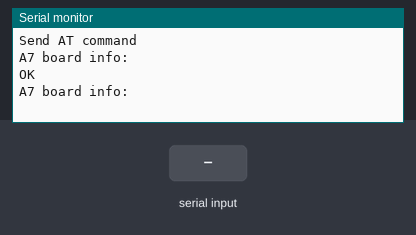
Bench run of a sketch on a simulated Arduino Uno, built with avr-gcc and run on an emulated ATmega328P. Shown: the last lines printed to the serial monitor. The test bench sets the inputs (shaded band). The modem accepts every AT command (registered, SIM ready, sends succeed) and sends nothing else.

Above: at 16.4 s.
16.5 s: "1" received over the second serial link
At 17.8 s:
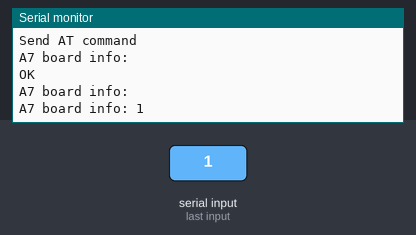
18.0 s: "0" received over the second serial link
At 19.4 s:
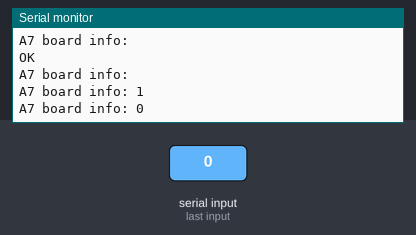
19.5 s: "2" received over the second serial link
At 22.6 s:
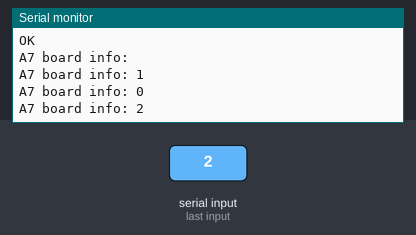

The sketch:

sketch_A7_Module_aug27a.ino
```cpp
#include <SoftwareSerial.h>

byte RX = 10; // This is your RX-Pin on Arduino UNO
byte TX = 11; // This is your TX-Pin on Arduino UNO
SoftwareSerial *A7board = new SoftwareSerial(RX, TX);

void print_result()
{
  Serial.print("A7 board info: ");
  while( A7board->available() != 0)
    Serial.write( A7board->read());
  Serial.println();
}
//--------------------------------------------------------------------

void setup() {
  Serial.begin(115200);
  A7board->begin(115200);
  delay(200);

  Serial.println("Send AT command");
  A7board->println("AT");
  delay(15000);
  print_result();

 // Serial.println("AT+GPS turn on");
 // A7board->println("AT+GPS=1");
 // delay(5000);
 // print_result();
}
//--------------------------------------------------------------------

void loop() {
  print_result();
  delay(2000);
}
//--------------------------------------------------------------------
```

Measured:
- after the input at 16.5 s, the serial monitor: prints a new line after 0.70 s (image 1)
- after the input at 18.0 s, the serial monitor: prints a new line after 1.2 s (image 2)
- after the input at 19.5 s, the serial monitor: prints a new line after 1.7 s (image 3)
